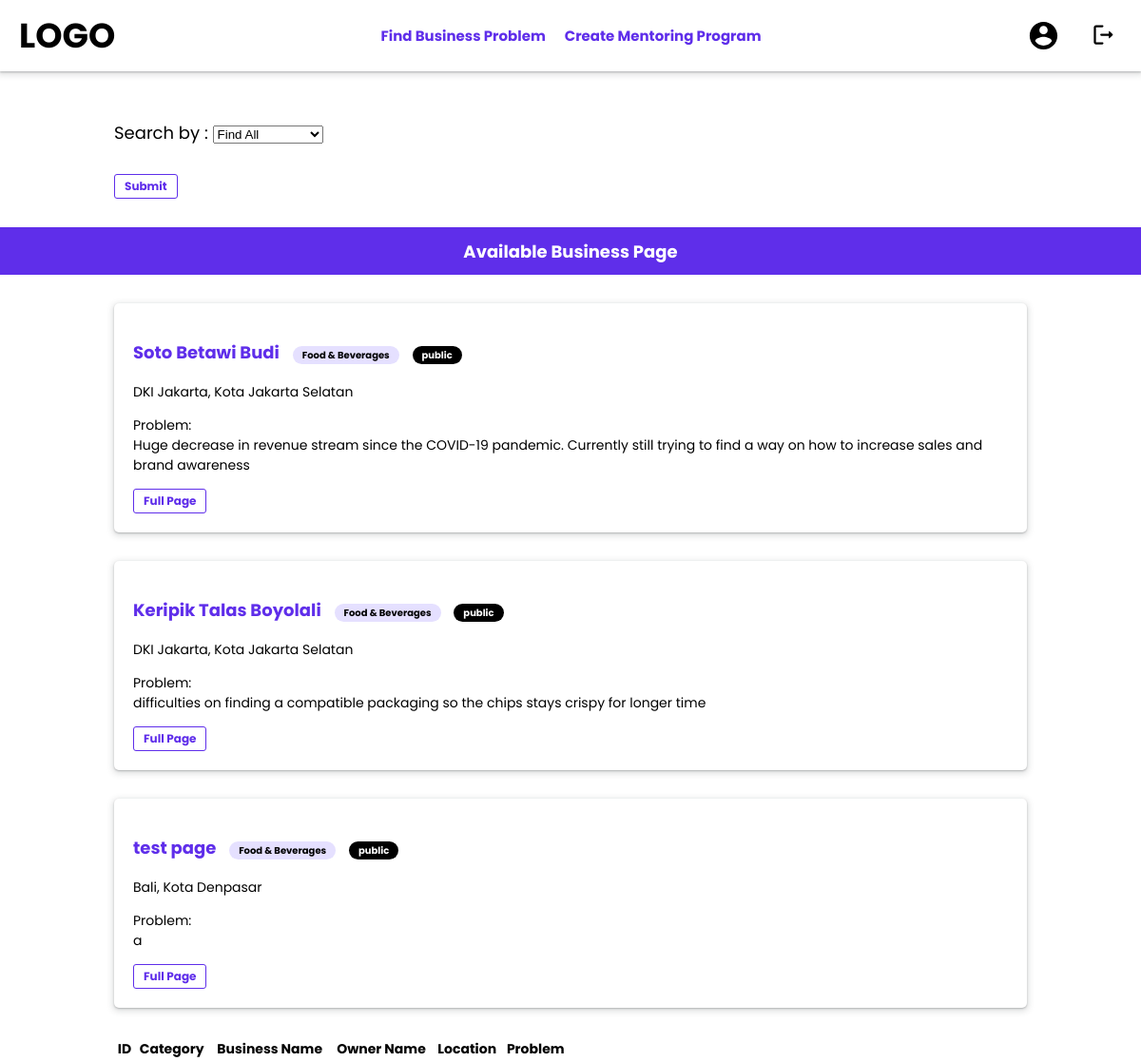
The app's page /page/expert/search/searchasmentor.php (signed in) with its own data.
### tables this page shows
CREATE TABLE `business_page` (
  `id` int(11) NOT NULL,
  `owner_id` int(11) NOT NULL,
  `category_id` int(11) NOT NULL,
  `city_id` int(11) NOT NULL,
  `business_pp` varchar(255) DEFAULT NULL,
  `business_name` varchar(255) NOT NULL,
  `short_problem_desc` varchar(255) NOT NULL,
  `long_problem_desc` mediumtext NOT NULL,
  `about` mediumtext NOT NULL,
  `proposal_path` varchar(255) DEFAULT NULL,
  `view_level` enum('public','private') NOT NULL
);

CREATE TABLE `business_category` (
  `id` int(11) NOT NULL,
  `name` varchar(255) NOT NULL
);

CREATE TABLE `province` (
  `id` int(11) NOT NULL,
  `name` varchar(30) NOT NULL
);

CREATE TABLE `city` (
  `id` int(11) NOT NULL,
  `province_id` int(11) NOT NULL,
  `name` varchar(30) NOT NULL
);

### page/expert/search/searchasmentor.php (the view, shortened to what this page needs)
<!DOCTYPE html>
<html lang="en">
<head>
	<link rel="stylesheet" href="../../../css/general/general.css">
	<link rel="stylesheet" href="../../../css/general/owner/navbar.css">
	<link rel="stylesheet" href="../../../css/expert/search/searchasmentor.css">
</head>
<body>
	<header>
		<nav>
			<div class="logo-wrapper" style="display: inline-block">LOGO</div>
			<div class="middle-column">
				<a href="#">Find Business Problem</a>
				<a href="../profile/create_page.php">Create Mentoring Program</a>
			</div>
			<div class="right-column">
				<a href="../profile/profile.php"><img class="profile-icon" src="../../../assets/icons/profile.svg" alt="profile"></a>
				<button id="logout-btn"><img class="logout-icon" src="../../../assets/icons/logout.svg" alt="logout"></button>
			</div>
		</nav>
	</header>
	<br>
	<form action="searchasmentor.php" method="post">
	    Search by :
		<select class="sort" name="sort">
			<option>Find All</option>
		</select>
		<br>
		<br>
		<input type="submit" value="Submit">
	</form>
	<div class="line-splitter">
		<p>Available Business Page</p>
	</div>
	<div class="business-list">
		<?php
			$conn = connect();
		    if(isset($_POST['search'])){
				$sort = $_POST['sort'];
				$search = $_POST['search'];
				if($sort == "1") {
					$sql = "SELECT business_page.id, business_category.name AS category, business_page.view_level, business_name, business_owner.name AS owner, city.name AS city, province.name AS province, short_problem_desc FROM business_page, business_owner, province, city, business_category WHERE view_level = \"public\" AND business_owner.id = business_page.owner_id AND business_owner.city_id = city.id AND province.id = city.province_id AND business_page.category_id = business_category.id AND business_name LIKE '%$search%'";
				} else if($sort == "2"){
					$sql = "SELECT business_page.id, business_category.name AS category, business_page.view_level, business_name, business_owner.name AS owner, city.name AS city, province.name AS province, short_problem_desc FROM business_page, business_owner, province, city, business_category WHERE view_level = \"public\" AND business_owner.id = business_page.owner_id AND business_owner.city_id = city.id AND province.id = city.province_id AND business_page.category_id = business_category.id AND business_category.name LIKE '%$search%'";
				} else if($sort == "3"){
					$cityID = (isset($_POST["cityID"])) ? $_POST["cityID"] : '';
					if($cityID == "") {
						if (isset($_POST["provinceID"])) {
							$provinceID = (int) $_POST["provinceID"];
							$sql = "SELECT business_page.id, business_category.name AS category, business_page.view_level, business_name, business_owner.name AS owner, city.name AS city, province.name AS province, short_problem_desc FROM business_page, business_owner, province, city, business_category WHERE view_level = \"public\" AND business_owner.id = business_page.owner_id AND business_owner.city_id = city.id AND province.id = city.province_id AND business_page.category_id = business_category.id AND city.province_id = $provinceID";
						} else {
							$sql = "SELECT business_page.id, business_category.name AS category, business_page.view_level, business_name, business_owner.name AS owner, city.name AS city, province.name AS province, short_problem_desc FROM business_page, business_owner, province, city, business_category WHERE view_level = \"public\" AND business_owner.id = business_page.owner_id AND business_owner.city_id = city.id AND province.id = city.province_id AND business_page.category_id = business_category.id";
						}
					} else {
						$cityID = (int) $cityID;
						$sql = "SELECT business_page.id, business_category.name AS category, business_page.view_level, business_name, business_owner.name AS owner, city.name AS city, province.name AS province, short_problem_desc FROM business_page, business_owner, province, city, business_category WHERE view_level = \"public\" AND business_owner.id = business_page.owner_id AND business_owner.city_id = city.id AND province.id = city.province_id AND business_page.category_id = business_category.id AND business_page.city_id = $cityID";
					}
				} else if($sort == "4"){
					$sql = "SELECT business_page.id, business_category.name AS category, business_page.view_level, business_name, business_owner.name AS owner, city.name AS city, province.name AS province, short_problem_desc FROM business_page, business_owner, province, city, business_category WHERE view_level = \"public\" AND business_owner.id = business_page.owner_id AND business_owner.city_id = city.id AND province.id = city.province_id AND business_page.category_id = business_category.id AND short_problem_desc LIKE '%$search%'";
				} else {
					$sql = "SELECT business_page.id, business_category.name AS category, business_page.view_level, business_name, business_owner.name AS owner, city.name AS city, province.name AS province, short_problem_desc FROM business_page, business_owner, province, city, business_category WHERE view_level = \"public\" AND business_owner.id = business_page.owner_id AND business_owner.city_id = city.id AND province.id = city.province_id AND business_page.category_id = business_category.id";
				}
				$result = $conn->query($sql);
				if (!$result) {
					trigger_error('Invalid query: ' . $conn->error);
				} else if ($result->num_rows > 0) {
						while($row = $result->fetch_array(MYSQLI_ASSOC)){
							$id = $row["id"];
							$category = $row["category"];
							$viewLevel = $row["view_level"];
							$bName = $row["business_name"];
							$oName = $row["owner"];
							$city = $row["city"];
							$prov = $row["province"];
							$sDesc = $row["short_problem_desc"];
							echo "
								<div class='business-card'>
									<p class='business-name'>$bName <span class='business-category'>$category</span> <span class='business-viewlevel'>$viewLevel</span></p>
									<p>$prov, $city</p>
									<p>Problem:<br>$sDesc</p>
									<a class='business-page-link' href='business_page.php?pageID=$id&pageTitle=$bName'>Full Page</a>
								</div>
							";
						}
				} else{
					echo "<p>No matches found</p>";
				}
			} else {
				$sql = "SELECT business_page.id, business_category.name AS category, business_page.view_level, business_name, business_owner.name AS owner, city.name AS city, province.name AS province, short_problem_desc FROM business_page, business_owner, province, city, business_category WHERE view_level = \"public\" AND business_owner.id = business_page.owner_id AND business_owner.city_id = city.id AND province.id = city.province_id AND business_page.category_id = business_category.id";
				$result = $conn->query($sql);
				if (!$result) {
					trigger_error('Invalid query: ' . $conn->error);
				} else if ($result->num_rows > 0) {
					?>
					<table style="width:50%">
						<tr>
							<th>ID</th>
							<th>Category</th>
							<th>Business Name</th>
							<th>Owner Name</th>
							<th>Location</th>
							<th>Problem</th>
						</tr>
						<?php
						while($row = $result->fetch_array(MYSQLI_ASSOC)){
							$id = $row["id"];
							$category = $row["category"];
							$viewLevel = $row["view_level"];
							$bName = $row["business_name"];
							$city = $row["city"];
							$prov = $row["province"];
							$sDesc = $row["short_problem_desc"];
							echo "
								<div class='business-card'>
									<p class='business-name'>$bName <span class='business-category'>$category</span> <span class='business-viewlevel'>$viewLevel</span></p>
									<p>$prov, $city</p>
									<p>Problem:<br>$sDesc</p>
									<a class='business-page-link' href='business_page.php?pageID=$id&pageTitle=$bName'>Full Page</a>
								</div>
							";
						}
					?></table><?php
				}
			}
		?>
	</div>
</body>
</html>

### css/general/general.css (style rules this page uses)
html { font-family: 'Poppins', sans-serif; font-size: 14px; box-sizing: border-box; }
body { margin: 0; }

### css/general/owner/navbar.css (style rules this page uses)
header nav { padding: 10px 20px; display: flex; align-items: center; justify-content: space-between; box-shadow: 0 1px 2px 0 rgb(60 64 67 / 30%), 0 2px 6px 2px rgb(60 64 67 / 15%); }
header a { text-decoration: none; font-weight: bold; color: #5F2EEA; }
.logo-wrapper { font-weight: bold; font-size: 36px; }
.middle-column { width: 400px; font-size: 15px; display: flex; justify-content: space-between; }
.right-column { width: 100px; display: flex; align-items: center; justify-content: space-between; }
.profile-icon { width: 35px; padding-top: 5px; }
.logout-icon { width: 27px; }
#logout-btn { background-color: transparent; border: none; cursor: pointer; }

### css/expert/search/searchasmentor.css (style rules this page uses)
form { width: 80%; margin: 30px auto 30px auto; font-size: 18px; }
.line-splitter { background-color: #5F2EEA; color: white; font-size: 18px; height: 50px; font-weight: bold; display: flex; justify-content: center; align-items: center; }
.business-list { width: 80%; margin: 0 auto; }
.business-card { background-color: white; box-shadow: 0 1px 2px 0 rgb(60 64 67 / 30%), 0 2px 6px 2px rgb(60 64 67 / 15%); padding: 20px; border-radius: 5px; margin: 30px 0; }
.business-name { color: #5F2EEA; font-weight: bold; font-size: 18px; }
.business-category { margin-left: 10px; background-color: #E5E0FF; font-weight: bold; font-size: 10px; padding: 2px 10px; border-radius: 16px; color: black; }
.business-viewlevel { margin-left: 10px; background-color: black; color: white; font-weight: bold; font-size: 10px; padding: 2px 10px; border-radius: 16px; }
.business-page-link, input[type="submit"] { display: inline-block; text-decoration: none; padding: 3px 10px; font-size: 12px; font-weight: bold; border: 1px solid #5F2EEA; border-radius: 3px; background-color: white; color: #5F2EEA; transition: all 0.2s ease; font-family: inherit; cursor: pointer; }

### records on screen
business_page: business_name "Soto Betawi Budi", category.name "Food & Beverages", view_level "public", province.name "DKI Jakarta", city.name "Kota Jakarta Selatan", short_problem_desc "Huge decrease in revenue stream since the COVID-19 pandemic. Currently still trying to find a way on how to increase sales and brand awareness"
business_page: business_name "Keripik Talas Boyolali", category.name "Food & Beverages", view_level "public", province.name "DKI Jakarta", city.name "Kota Jakarta Selatan", short_problem_desc "difficulties on finding a compatible packaging so the chips stays crispy for longer time"
business_page: business_name "test page", category.name "Food & Beverages", view_level "public", province.name "Bali", city.name "Kota Denpasar", short_problem_desc "a"
